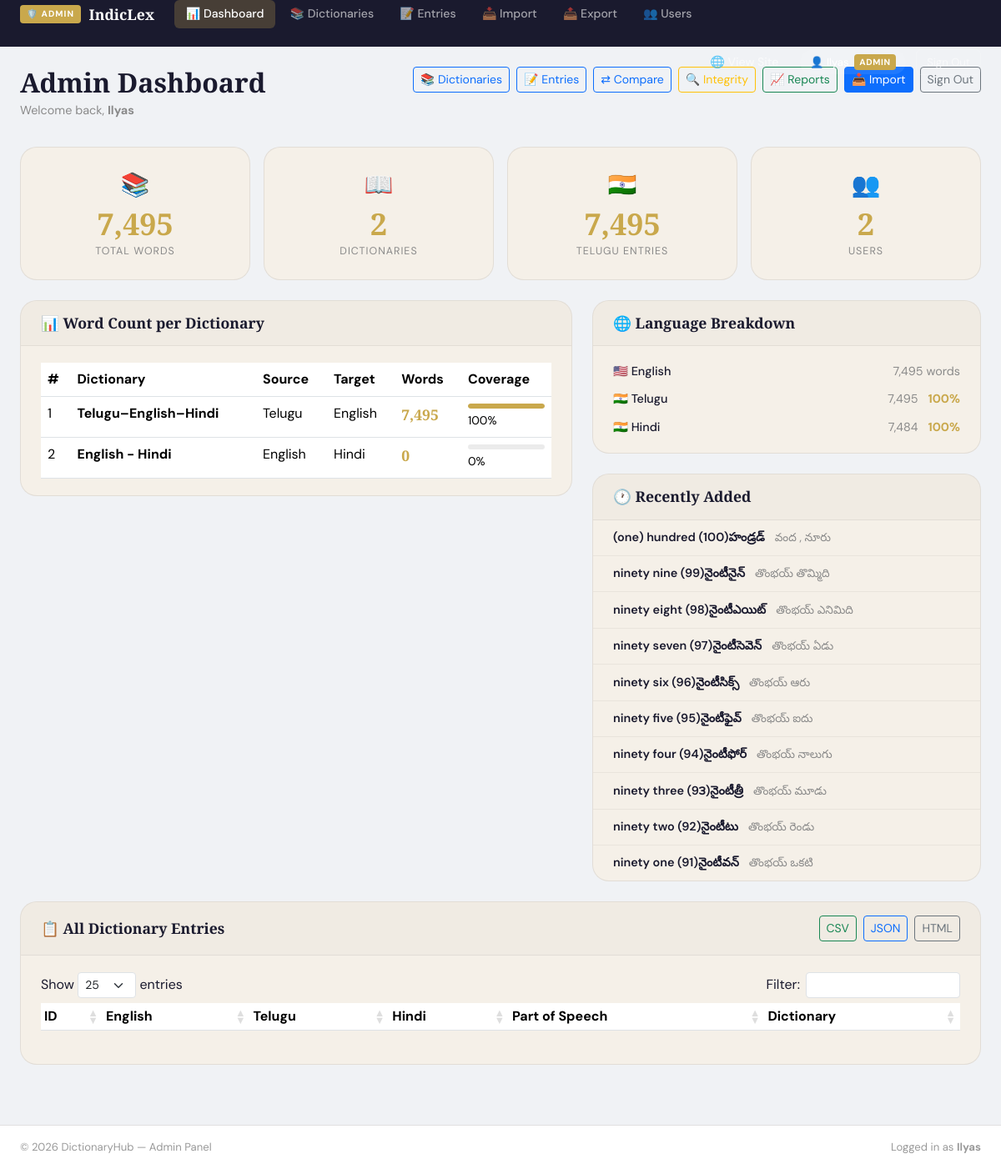
The page /index.php?page=admin_dashboard (signed in) on the database its author committed.
### tables this page shows
CREATE TABLE `dictionaries` (
  `id` int(10) UNSIGNED NOT NULL,
  `name` varchar(255) NOT NULL,
  `description` text DEFAULT NULL,
  `source_lang` varchar(50) NOT NULL DEFAULT 'Telugu',
  `target_lang` varchar(50) NOT NULL DEFAULT 'English',
  `created_by` int(10) UNSIGNED DEFAULT NULL,
  `created_at` timestamp NOT NULL DEFAULT current_timestamp()
);

### includes/auth.php (called while the page is built, shortened)
<?php
function is_logged_in() {
    return isset($_SESSION['user_id']) && !empty($_SESSION['user_id']);
}
function current_user() {
    return [
        'id'       => $_SESSION['user_id'],
        'username' => $_SESSION['username'],
        'role'     => $_SESSION['role'],
    ];
}

### includes/admin_stats_data.php (called while the page is built, shortened)
<?php
$r = $db->query("SELECT COUNT(*) AS total FROM dictionary_entries");
if ($r) {
    $total_words = (int) $r->fetch_assoc()['total'];
}
$r = $db->query("SELECT COUNT(*) AS total FROM dictionary_entries WHERE telugu != '' AND telugu IS NOT NULL");
if ($r) {
    $with_telugu = (int) $r->fetch_assoc()['total'];
}
$r = $db->query("SELECT COUNT(*) AS total FROM dictionary_entries WHERE hindi != '' AND hindi IS NOT NULL");
if ($r) {
    $with_hindi = (int) $r->fetch_assoc()['total'];
}

### pages/admin_dashboard.php (the view, shortened to what this page needs)
<?php
require_once __DIR__ . '/../includes/auth.php';
require_once __DIR__ . '/../includes/db.php';
require_once __DIR__ . '/../includes/admin_stats_data.php';
$dict_stats = [];
$r = $db->query("
    SELECT d.id, d.name, d.source_lang, d.target_lang,
           COUNT(de.id) AS word_count
    FROM dictionaries d
    LEFT JOIN dictionary_entries de ON de.dictionary_id = d.id
    GROUP BY d.id, d.name, d.source_lang, d.target_lang
    ORDER BY word_count DESC
");
if ($r) while ($row = $r->fetch_assoc()) $dict_stats[] = $row;
$recent = [];
$r = $db->query("
    SELECT de.word, de.telugu, de.hindi, d.name AS dictionary_name
    FROM dictionary_entries de
    JOIN dictionaries d ON de.dictionary_id = d.id
    ORDER BY de.id DESC LIMIT 10
");
if ($r) while ($row = $r->fetch_assoc()) $recent[] = $row;
?>
<link rel="stylesheet" href="https://cdn.datatables.net/1.13.7/css/dataTables.bootstrap5.min.css">
<div class="admin-wrap">
  <div class="container-fluid px-4 py-4">
    <div class="admin-page-header">
      <div>
        <h1 class="admin-title">Admin Dashboard</h1>
        <p class="admin-subtitle">Welcome back, <strong><?php echo htmlspecialchars(current_user()['username']); ?></strong></p>
      </div>
      <div class="admin-header-actions d-flex flex-wrap gap-2">
        <a href="index.php?page=admin_dictionaries" class="btn btn-outline-primary btn-sm">📚 Dictionaries</a>
        <a href="index.php?page=admin_entries"      class="btn btn-outline-primary btn-sm">📝 Entries</a>
        <a href="index.php?page=admin_compare"      class="btn btn-outline-primary btn-sm">⇄ Compare</a>
        <a href="index.php?page=admin_integrity"    class="btn btn-outline-warning btn-sm">🔍 Integrity</a>
        <a href="index.php?page=admin_reports"      class="btn btn-outline-success btn-sm">📈 Reports</a>
        <a href="index.php?page=admin_import"       class="btn btn-primary btn-sm">📥 Import</a>
        <a href="index.php?page=logout"             class="btn btn-outline-secondary btn-sm">Sign Out</a>
      </div>
    </div>
    <?php require __DIR__ . '/../includes/admin_stats_cards.php'; ?>
    <div class="row g-4 mb-4">
      <div class="col-md-7">
        <div class="admin-card">
          <div class="admin-card-header"><h5>📊 Word Count per Dictionary</h5></div>
          <div class="admin-card-body">
            <table class="table table-hover mb-0">
              <thead>
                <tr><th>#</th><th>Dictionary</th><th>Source</th><th>Target</th><th>Words</th><th>Coverage</th></tr>
              </thead>
              <tbody>
                <?php foreach ($dict_stats as $i => $d):
                  $pct = $total_words > 0 ? round(($d['word_count'] / $total_words) * 100) : 0;
                ?>
                  <tr>
                    <td><?php echo $i + 1; ?></td>
                    <td><strong><?php echo htmlspecialchars($d['name']); ?></strong></td>
                    <td><?php echo htmlspecialchars($d['source_lang']); ?></td>
                    <td><?php echo htmlspecialchars($d['target_lang']); ?></td>
                    <td><span class="admin-word-count"><?php echo number_format($d['word_count']); ?></span></td>
                    <td>
                      <div class="admin-progress">
                        <div class="admin-progress-bar" style="width:<?php echo $pct; ?>%"></div>
                      </div>
                      <small><?php echo $pct; ?>%</small>
                    </td>
                  </tr>
                <?php endforeach; ?>
              </tbody>
            </table>
          </div>
        </div>
      </div>
      <div class="col-md-5">
        <div class="admin-card mb-4">
          <div class="admin-card-header"><h5>🌐 Language Breakdown</h5></div>
          <div class="admin-card-body">
            <div class="lang-breakdown">
              <div class="lang-row">
                <span class="lang-name">🇺🇸 English</span>
                <span class="lang-count"><?php echo number_format($total_words); ?> words</span>
              </div>
              <div class="lang-row">
                <span class="lang-name">🇮🇳 Telugu</span>
                <span class="lang-count"><?php echo number_format($with_telugu); ?></span>
                <span class="lang-pct"><?php echo $total_words > 0 ? round(($with_telugu / $total_words) * 100) : 0; ?>%</span>
              </div>
              <div class="lang-row">
                <span class="lang-name">🇮🇳 Hindi</span>
                <span class="lang-count"><?php echo number_format($with_hindi); ?></span>
                <span class="lang-pct"><?php echo $total_words > 0 ? round(($with_hindi / $total_words) * 100) : 0; ?>%</span>
              </div>
            </div>
          </div>
        </div>
        <div class="admin-card">
          <div class="admin-card-header"><h5>🕐 Recently Added</h5></div>
          <div class="admin-card-body p-0">
            <ul class="admin-recent-list">
              <?php foreach ($recent as $entry): ?>
                <li class="admin-recent-item">
                  <div class="admin-recent-word"><?php echo htmlspecialchars($entry['word']); ?></div>
                  <div class="admin-recent-trans"><?php echo htmlspecialchars($entry['telugu'] ?: '—'); ?></div>
                </li>
              <?php endforeach; ?>
            </ul>
          </div>
        </div>
      </div>
    </div>
    <div class="admin-card">
      <div class="admin-card-header d-flex justify-content-between align-items-center">
        <h5 class="mb-0">📋 All Dictionary Entries</h5>
        <div class="d-flex gap-2">
          <a href="index.php?page=upload&action=export&format=csv"  class="btn btn-outline-success btn-sm">CSV</a>
          <a href="index.php?page=upload&action=export&format=json" class="btn btn-outline-primary btn-sm">JSON</a>
          <a href="index.php?page=upload&action=export&format=html" class="btn btn-outline-secondary btn-sm">HTML</a>
        </div>
      </div>
      <div class="admin-card-body">
        <table id="entriesTable" class="table table-hover table-sm" style="width:100%">
          <thead>
            <tr>
              <th>ID</th><th>English</th><th>Telugu</th>
              <th>Hindi</th><th>Part of Speech</th><th>Dictionary</th>
            </tr>
          </thead>
        </table>
      </div>
    </div>
  </div>
</div>

### assets/css/style.css (style rules this page uses)
:root { --ink: #1a1a2e; --cream: #f5f0e8; --gold: #c9a84c; --accent: #e05a3a; --muted: #8a8a8a; }
* { box-sizing: border-box; }
body { font-family: 'DM Sans', sans-serif; background-color: var(--cream); color: var(--ink); transition: background 0.4s, color 0.4s; overflow-x: hidden; }
.admin-wrap { min-height: 80vh; }
.admin-page-header { display: flex; align-items: flex-start; justify-content: space-between; flex-wrap: wrap; gap: 1rem; margin-bottom: 2rem; }
.admin-title { font-family: 'Playfair Display', serif; font-size: 2rem; font-weight: 700; margin: 0; }
.admin-subtitle { color: var(--muted); font-size: 0.9rem; margin: 0.25rem 0 0; }
.admin-header-actions { display: flex; gap: 0.5rem; flex-wrap: wrap; }
.admin-card { background: var(--cream); border: 1.5px solid rgba(0,0,0,0.08); border-radius: 20px; overflow: hidden; }
.admin-card-header { padding: 1rem 1.5rem; border-bottom: 1px solid rgba(0,0,0,0.06); background: rgba(0,0,0,0.02); }
.admin-card-header h5 { font-family: 'Playfair Display', serif; font-size: 1.1rem; font-weight: 700; margin: 0; }
.admin-card-body { padding: 1.25rem 1.5rem; }
.admin-word-count { font-family: 'Playfair Display', serif; font-size: 1.1rem; font-weight: 700; color: var(--gold); }
.admin-progress { height: 6px; background: rgba(0,0,0,0.08); border-radius: 3px; overflow: hidden; margin-bottom: 2px; }
.admin-progress-bar { height: 100%; background: var(--gold); border-radius: 3px; transition: width 0.6s ease; }
.lang-breakdown { display: flex; flex-direction: column; gap: 0.75rem; }
.lang-row { display: flex; align-items: center; gap: 0.75rem; font-size: 0.9rem; }
.lang-name { flex: 1; font-weight: 500; }
.lang-count { color: var(--muted); }
.lang-pct { font-weight: 700; color: var(--gold); min-width: 35px; text-align: right; }
.admin-recent-list { list-style: none; padding: 0; margin: 0; }
.admin-recent-item { padding: 0.65rem 1.5rem; border-bottom: 1px solid rgba(0,0,0,0.05); display: flex; align-items: baseline; gap: 0.75rem; }
.admin-recent-item:last-child { border-bottom: none; }
.admin-recent-word { font-weight: 600; font-size: 0.9rem; min-width: 100px; }
.admin-recent-trans { color: var(--muted); font-size: 0.85rem; }

### assets/css/admin.css (style rules this page uses)
.admin-body { background: #f0f2f5; font-family: 'DM Sans', sans-serif; min-height: 100vh; }

### rows shown on the page
dictionaries: name "Telugu–English–Hindi", source_lang "Telugu", target_lang "English", word_count "7,495", pct "100"
dictionaries: name "English - Hindi", source_lang "English", target_lang "Hindi", word_count "0", pct "0"

### other values the page prints
$user['username'] "Ilyas"
current_user()['username'] "Ilyas"
$total_words "7,495"
$total_dicts "2"
$with_telugu "7,495"
$total_users "2"
$with_hindi "7,484"
$entry['word'] "(one) hundred (100)హండ్రడ్"
$entry['telugu'] ?: '—' "వంద , నూరు"
$entry['word'] "ninety nine (99)నైంటీనైన్"
$entry['telugu'] ?: '—' "తొంభయ్ తొమ్మిది"
$entry['word'] "ninety eight (98)నైంటీఎయిట్"
$entry['telugu'] ?: '—' "తొంభయ్ ఎనిమిది"
$entry['word'] "ninety seven (97)నైంటీసెవెన్"
$entry['telugu'] ?: '—' "తొంభయ్ ఏడు"
